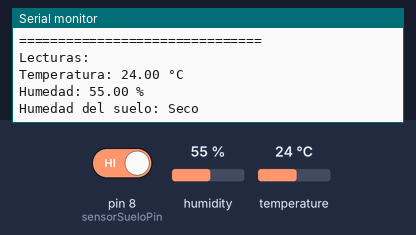
Bench run of a sketch on a simulated Arduino Uno, built with avr-gcc and run on an emulated ATmega328P. On the bench: the last lines printed to the serial monitor. The test bench sets the inputs (shaded band); at power-on: pin 8 (sensorSueloPin) HIGH, humidity 55 %, temperature 24 °C.

Above: at 2.8 s.
2.9 s: pin 8 (sensorSueloPin) driven LOW
At 5.0 s:
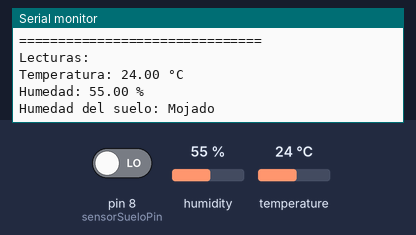
7.8 s: humidity set to 22 %
At 9.8 s:
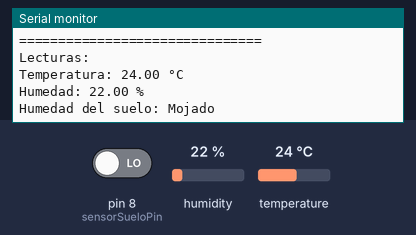
10.6 s: temperature set to 12 °C
At 13.2 s:
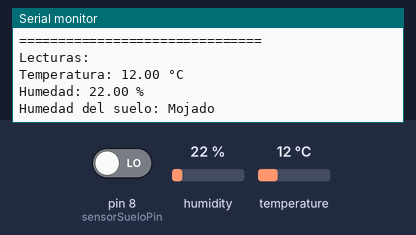
13.4 s: humidity set to 40 %
At 15.3 s:
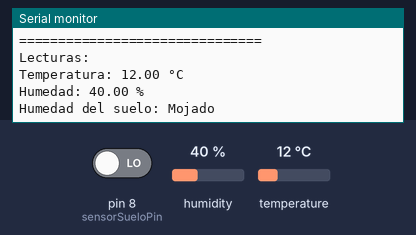
Timing chart, 0 to 16.8 s (numbered marks = the images above; inputs shaded):
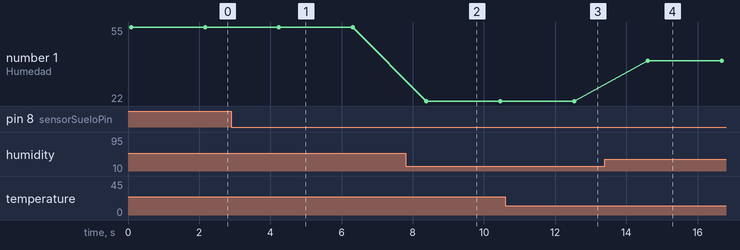

The sketch:

Sensores.ino
```cpp
#include <DHT.h>

// Pines de los sensores (no modificar)
const int dhtPin = 7;             // Pin de datos del DHT11
const int sensorSueloPin = 8;     // Pin digital para humedad del suelo

#define DHTTYPE DHT11             // Tipo de sensor
DHT dht(dhtPin, DHTTYPE);

void setup() {
  Serial.begin(9600);
  dht.begin();
  pinMode(sensorSueloPin, INPUT);
  Serial.println("Iniciando sensores...");
}

void loop() {
  float temperatura = dht.readTemperature();
  float humedad = dht.readHumidity();
  int humedadSuelo = digitalRead(sensorSueloPin); // 0 = mojado, 1 = seco

  Serial.println("===============================");
  Serial.println("Lecturas:");

  if (isnan(temperatura) || isnan(humedad)) {
    Serial.println("Error al leer el DHT11");
  } else {
    Serial.print("Temperatura: ");
    Serial.print(temperatura);
    Serial.println(" °C");

    Serial.print("Humedad: ");
    Serial.print(humedad);
    Serial.println(" %");
  }

  Serial.print("Humedad del suelo: ");
  Serial.println(humedadSuelo == 0 ? "Mojado" : "Seco");

  delay(2000); // Esperar 2 segundos
}
```

Measured:
- after the input at 2.9 s, the serial monitor: prints a new line after 1.4 s (image 1)
- after the input at 7.8 s, the serial monitor: prints a new line after 0.58 s (image 2)
- after the input at 10.6 s, the serial monitor: prints a new line after 1.9 s (image 3)
- after the input at 13.4 s, the serial monitor: prints a new line after 1.2 s (image 4)
- plotted number 1: 55 → 22 after the input at 7.8 s, 22 → 40 after the input at 13.4 s
